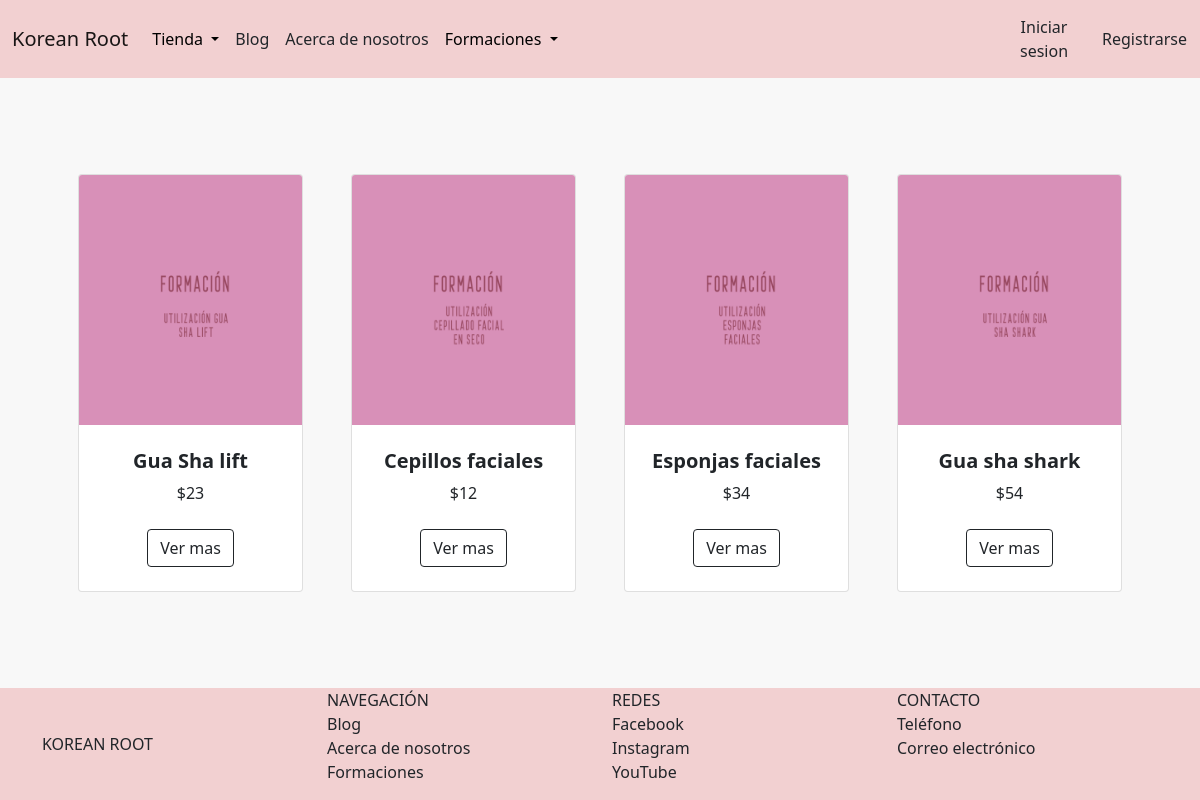
Screenshot of /tienda/capacitaciones/ with the database file from the repository.
### AppTienda/models.py (models this page shows, shortened)
class Capacitacion(models.Model):
    nombre = models.CharField(max_length=50)
    precio = models.IntegerField()
    descripcion = models.TextField()
    fecha_inicio = models.DateTimeField()
    imagen_miniatura = models.ImageField(upload_to='miniaturas_capacitaciones', default = 'miniaturacapacitaciondefault.jpg')
    imagen_portada = models.ImageField(upload_to='portadas_capacitaciones', default = 'portadacapacitaciondefault.jpg')
    link_capacitacion = models.CharField(max_length=255)

### AppTienda/views.py (the view)
# urls.py: path('capacitaciones/', views.capacitaciones, name="capacitaciones"),
def capacitaciones(request):
      cursos_lista = Capacitacion.objects.all()
      return render(request, 'AppTienda/formacion.html', {'cursos_lista': cursos_lista})

### AppTienda/templates/AppTienda/formacion.html (shortened to what this page needs)
{% extends 'AppTienda/padre.html' %}
{% load static %}
{% block contenidoQueCambia %}
    <section class="py-5">
        <div class="container px-4 px-lg-5 mt-5">
            <div class="row gx-4 gx-lg-5 row-cols-2 row-cols-md-3 row-cols-xl-4 justify-content-center">
                {% for curso in cursos_lista %}
                    <div class="col mb-5">
                        <div class="card h-100">
                            <img class="card-img-top" src="{{curso.imagen_miniatura.url}}" alt="..." height="250" />
                            <div class="card-body p-4">
                                <div class="text-center">
                                    <h5 class="fw-bolder">{{curso.nombre}}</h5>
                                    ${{curso.precio}}
                                </div>
                            </div>
                            <div class="card-footer p-4 pt-0 border-top-0 bg-transparent">
                                <div class="text-center"><a class="btn btn-outline-dark mt-auto" href="{% url 'capacitacion_detalle' id=curso.id %}">Ver mas</a></div>
                            </div>
                        </div>
                    </div>
                {% endfor %}
            </div>
        </div>
    </section>
{% endblock %}

### AppTienda/templates/AppTienda/padre.html (style rules this page uses)
.body { background-color:rgb(248, 248, 248); display: flex; flex-direction: column; min-height: 100vh; }

### rows the page displays
Capacitacion: imagen_miniatura (picture), nombre "Gua Sha lift", precio "23"
Capacitacion: imagen_miniatura (picture), nombre "Cepillos faciales", precio "12"
Capacitacion: imagen_miniatura (picture), nombre "Esponjas faciales", precio "34"
Capacitacion: imagen_miniatura (picture), nombre "Gua sha shark", precio "54"
